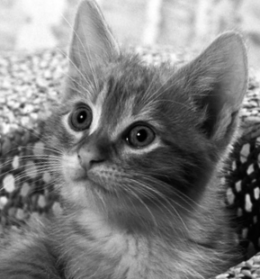
//> input picture data/inverse_lk_flow/cat_src.png, 260 x 279 px
$ ./inverse_compositional_test   (built with g++ and OpenCV 4)
//> lines starting //> are read from the running program, lines starting //| are printed output that depends on the picture
#include <Eigen/Core>
#include <Eigen/Geometry>
#include <iostream>
#include <limits>
#include <stdio.h>
#include <unsupported/Eigen/MatrixFunctions>
#include <vector>

#include <opencv2/core/core.hpp>
#include <opencv2/core/eigen.hpp>
#include <opencv2/highgui/highgui.hpp>
#include <opencv2/imgproc/imgproc.hpp>

// git@github.com:dcanelhas/sim2-alignment.git

#define EPS                                                                    \
  1e-4 // Threshold value on the change in parameters as a termination
       // criteria(中止标准).
#define HUBER_LOSS                                                             \
  0.80 // Huber loss function parameter, to redunce the influence of outliers
       // Huber 损失函数参数，以消除异常值的影响
#define PAUSE_BETWEEN true // should we pause between each image pyramid?

// bilinear interpol for sub pixel
template <class T> T Interpolate(cv::Mat &image, float y, float x) {
  float xd, yd;
  float k1 = modff(x, &xd); // 将x分为整数和小数部分 xd整数 k1小数
  float k2 = modff(y, &yd);
  int xi = int(xd);
  int yi = int(yd);

  int f1 = xi < image.rows - 1; // Check that pixels to the right
  int f2 = yi < image.cols - 1; // and to down direction exist.

  // 获取亚像素(y,x)附近的四个像素
  T px1 = image.at<T>(yi, xi);         // 左上角
  T px2 = image.at<T>(yi, xi + 1);     // 右上角
  T px3 = image.at<T>(yi + 1, xi);     // 左下角
  T px4 = image.at<T>(yi + 1, xi + 1); // 右下角

  // Interpolate pixel intensity.
  // 根据距离权重对四个邻近像素进行加权平均，得到最终的插值结果
  T interpolated_value =
      (1.0 - k1) * (1.0 - k2) * px1 + (f1 ? (k1 * (1.0 - k2) * px2) : 0) +
      (f2 ? ((1.0 - k1) * k2 * px3) : 0) + ((f1 && f2) ? (k1 * k2 * px4) : 0);

  return interpolated_value;
}

/// @brief images alignment via LK flow inverse Compositional
/// @param source seconde image frame
/// @param target first image frame
/// @param max_iterations max iteration number
/// @param transformation output transformation
void Align(cv::Mat &source, cv::Mat &target, int max_iterations,
           Eigen::Matrix3f &transformation) {
  // clang-format off
  // Find the 2-D similarity transform that best aligns the two images (uniform scale, rotation and translation)
  // 找到最能对齐两张图像的 2-D 相似性变换（均匀缩放、旋转和平移）
  cv::Mat debug;

  cv::Mat source_gradient_row;    // Gradient of I in X direction. x(行)方向图像梯度
  cv::Mat source_gradient_col;    // Gradient of I in Y direction. y(列)方向图像梯度
  cv::Mat steepest_descent;       // Steepest descent images. 最速下降图像

  // Here we will store matrices.
  Eigen::Matrix3f W; // Current value of warp W(x,p)
  Eigen::Matrix3f dW; // Warp update.
  Eigen::Vector3f X; // Point in coordinate frame of source. source 图像坐标系中的点
  Eigen::Vector3f Z; // Point in coordinate frame of target. target 图像坐标系中的点

  Eigen::Matrix4f H; // Approximate Hessian. 近似hessian matrix
  Eigen::Vector4f b; // Vector in the right side of the system of linear equations. 线性方程组右侧的 Vector
  Eigen::Vector4f delta_p; // Parameter update value.

  // Create images.
  source_gradient_row = cv::Mat(source.rows, source.cols, CV_32FC1); // source image rows gradient
  source_gradient_col = cv::Mat(source.rows, source.cols, CV_32FC1); // source image cols gradient
  steepest_descent =    cv::Mat(source.rows, source.cols, CV_32FC4); // 4 通道

  //The "magic number" appearing at the end in the following is simply the inverse
  //of the absolute sum of the weights in the matrix representing the Scharr filter.
  cv::Scharr(source, source_gradient_row, -1, 0, 1, 1.0/32.0); // 行方向scharr图像梯度
  cv::Scharr(source, source_gradient_col, -1, 1, 0, 1.0/32.0); // 列方向scharr图像梯度

  H = Eigen::Matrix4f::Zero();
  float h00 = 0.0, h01 = 0.0, h02 = 0.0, h03 = 0.0;
  float h10 = 0.0, h11 = 0.0, h12 = 0.0, h13 = 0.0;
  float h20 = 0.0, h21 = 0.0, h22 = 0.0, h23 = 0.0;
  float h30 = 0.0, h31 = 0.0, h32 = 0.0, h33 = 0.0;

  // estimate source image hessian matrix
  #pragma omp parallel for \
  reduction(+:h00,h01,h02,h03,h10,h11,h12,h13,h20,h21,h22,h23,h30,h31,h32,h33)
  for(int row=0; row<source.rows; row++)//
  {
    #pragma unroll
    for(int col=0; col<source.cols; col++) //
    {
      // Evaluate image gradient 像素梯度
      Eigen::Matrix<float,1,2> image_jacobian;
      image_jacobian << source_gradient_row.at<float>(row,col),
                        source_gradient_col.at<float>(row,col);

      // printf("image jacobian = %f, %f", image_jacobian(0),image_jacobian(1));

      // 定义了图像坐标相对于变换参数（平移 tx、ty，旋转 θ，缩放 s）的导数,这里旋转定为0，缩放定为1
      Eigen::Matrix<float,2,4> warp_jacobian;
      warp_jacobian <<  1, 0 , row,  row,
                        0, 1 , -col, col;

      // 将图像梯度与变换雅可比矩阵相乘，得到当前像素点在变换参数空间中的“最速下降方向”
      Eigen::Vector4f Jacobian = (image_jacobian*warp_jacobian).transpose();

      for(int dim = 0; dim<4; ++dim)
      steepest_descent.at<cv::Vec4f>(row, col)[dim] = Jacobian(dim);

      // 所有像素的 Hpart 累加起来形成整个 Hessian 矩阵
      Eigen::Matrix4f Hpart = Jacobian*Jacobian.transpose(); // 像素的 hessian matrix

      h00+=Hpart(0,0); h01+=Hpart(0,1); h02+=Hpart(0,2); h03+=Hpart(0,3);
      h10+=Hpart(1,0); h11+=Hpart(1,1); h12+=Hpart(1,2); h13+=Hpart(1,3);
      h20+=Hpart(2,0); h21+=Hpart(2,1); h22+=Hpart(2,2); h23+=Hpart(2,3);
      h30+=Hpart(3,0); h31+=Hpart(3,1); h32+=Hpart(3,2); h33+=Hpart(3,3);
    }
  }

//This is the "inverse compositional" method, this means the
// Hessian approximation need only be computed
//once, and remains constant for all iterations(保持不变).

  float alpha = 1e-4;
  H <<
  h00+alpha ,h01      ,h02      ,h03,
  h10       ,h11+alpha,h12      ,h13,
  h20       ,h21      ,h22+alpha,h23,
  h30       ,h31      ,h32      ,h33+alpha;

  W = transformation;

  // Iterate
  int iter=0; // number of current iteration
  while(iter < max_iterations)
  {
    target.copyTo(debug);
    iter++; // Increment iteration counter

    uint pixel_count = 0; // Count of processed pixels 成功匹配的像素数
    float b0=0.0, b1=0.0, b2=0.0, b3=0.0; // 构建线性方程右侧向量b的累加器
    float mean_error = 0.0; // 平均像素误差，反映当前变换的匹配程度

    #pragma omp parallel for \
    reduction(+:mean_error, pixel_count, b0, b1, b2, b3)
    for(int row=0; row<source.rows; row++)
    {
      #pragma unroll
      for(int col=0; col<source.cols; col++)
      {
        // Set vector X with pixel coordinates (u,v,1)
        // 像素在 source 中的坐标
        X = Eigen::Vector3f(row, col, 1.0);
        Z = W*X; // 经过当前变换 W 后，在 target 中的坐标

        float row2 = Z(0);
        float col2 = Z(1);

        // Get the nearest integer pixel coords (u2i;v2i).
        int row2i = int(floor(row2));
        int col2i = int(floor(col2));

        if(row2i>=0 && row2i<target.rows && // check if pixel is inside I.
          col2i>=0 && col2i<target.cols)
        {
          pixel_count++;

          // Calculate intensity of a transformed pixel with sub-pixel accuracy
          // using bilinear interpolation.
          // 使用双线性插值获取目标图像上 (row2, col2) 处的灰度值（因为映射后的坐标可能是浮点数）
          float I2 = Interpolate<float>(target, row2, col2);

          debug.at<float>(row2i,col2i) = source.at<float>(row,col);

          // Calculate image difference D = I(W(x,p))-T(x).
          // 计算源图像和目标图像之间的像素差值（残差）
          float D =  source.at<float>(row, col) -I2;

          // Update mean error value.
          mean_error += fabsf(D);

          // Add a term to b matrix.

          Eigen::Vector4f db;
          db << steepest_descent.at<cv::Vec4f>(row, col)[0],
                steepest_descent.at<cv::Vec4f>(row, col)[1],
                steepest_descent.at<cv::Vec4f>(row, col)[2],
                steepest_descent.at<cv::Vec4f>(row, col)[3];

          // 对残差使用 Huber 损失函数进行加权，抑制异常值的影响
          db *= (fabsf(D) < HUBER_LOSS) ? D : D*HUBER_LOSS/fabsf(D);

          if(!std::isnan(db.dot(db)))
          {
            b0 += db(0);
            b1 += db(1);
            b2 += db(2);
            b3 += db(3);

          }
        }
      }
    }
    std::cout<< "residual:" << mean_error/pixel_count << "\n";

    cv::imshow("Debug", debug);
    cv::waitKey(24);

    b = Eigen::Vector4f(b0,b1,b2,b3);

    // Lucas-Kanade 20 Years On: A Unifying Framework 对应式子(51) G-N 增量方程
    // 利用之前计算好的 Hessian 矩阵 H 和当前的 b 向量，求解参数更新量 delta_p
    delta_p = H.ldlt().solve(b);

    Eigen::Matrix2f skew;
    skew << 0.0, -1.0,
            1.0,  0.0;

    // Rodrigues' formula:
    // delta_p = [dx,dy,rotation,scale]
    // 这里旋转轴为 [0,0,1]
    Eigen::Matrix2f R = Eigen::Matrix2f::Identity() + sinf(delta_p(2))*skew +
      (1-cosf(delta_p(2)))*(skew*skew.transpose() - Eigen::Matrix2f::Identity());

    // 构造包含平移、旋转、缩放的 3x3 变换矩阵 [dx,dy,rotation,scale]
    Eigen::Matrix3f T;
    T << R(0,0)+delta_p(3), R(0,1),             delta_p(0),
         R(1,0),            R(1,1)+delta_p(3),  delta_p(1),
            0.0,                          0.0,          1;

    dW = T*W;
    W = dW; // update W

    // Check termination critera.
    if(delta_p.norm()<=EPS)
      {
        transformation = W;
        std::cout << "Terminated in " << iter << " iterations." <<std::endl;
        std::cout<<"transformation:\n"<<transformation<<std::endl;
        return;
      }
  } // iteration
  std::cout << "Maximum iterations reached (" << iter << ")." <<std::endl;
  transformation = W;
  std::cout<<"transformation:\n"<<transformation<<std::endl;
  return;

  // clang-format on
}

int main(int argc, char **argv) {
  // image data copy for github.com:dcanelhas/sim2-alignment.git
  cv::Mat img_src_c =
      cv::imread("./data/inverse_lk_flow/cat_src.png"); // 加了仿射变换后的图
//> img_src_c is the input picture: 279 rows x 260 cols, CV_8UC3; min 0, max 255, mean 128.1
  cv::Mat img_trg_c = cv::imread("./data/inverse_lk_flow/cat.png"); // 原图
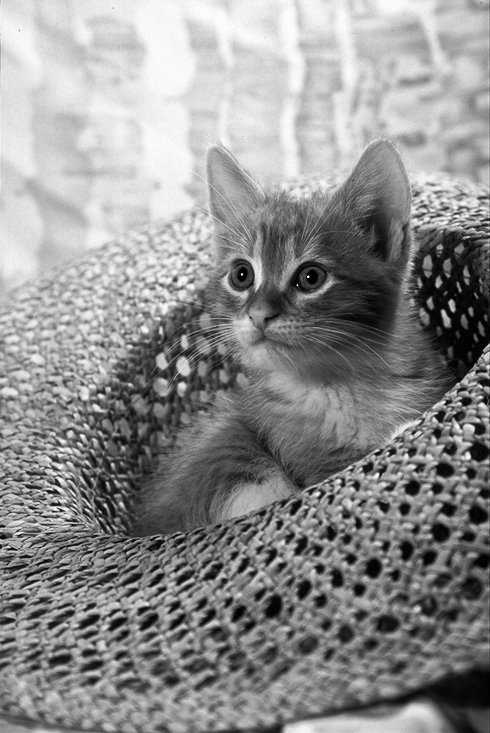
//> input picture data/inverse_lk_flow/cat.png, 490 x 733 px
//> img_trg_c is the input picture: 733 rows x 490 cols, CV_8UC3; min 0, max 255, mean 142.5

  // 为仿射变换提供x y轴偏移的初始猜测

  // lena_src.png lena.png 150 50
  // cameraman_src.png cameraman.png
  // cat_src.png cat.png 160 160

  float x_offset = 160;
  float y_offset = 160;

  // convert images to float representation 图像转为浮点数表示
  cv::Mat img_src_f;
  cv::Mat img_trg_f;
  img_src_c.convertTo(img_src_f, CV_32F);
  img_trg_c.convertTo(img_trg_f, CV_32F);

  // rescale to unit 归一化到255
  img_src_f /= 255;
  img_trg_f /= 255;

  // containers for low-pass filtered imates
  cv::Mat img_src_blur;
  cv::Mat img_trg_blur;

  // Create a scale-space pyramid(创建比例空间金字塔) by low-pass filtering and
  // downsampling all the way to quarter-size images(四分之一图像)

  double sigma =
      0.95; // computed from filter size n=3 in [sigma = 0.3(n/2 - 1) + 0.8]
  cv::GaussianBlur(img_src_f, img_src_blur, cv::Size(3, 3), sigma);
  cv::GaussianBlur(img_trg_f, img_trg_blur, cv::Size(3, 3), sigma);
  cv::Mat img_src_half;
  cv::Mat img_trg_half;
  cv::resize(img_src_blur, img_src_half, cv::Size(0, 0), 0.5, 0.5);
  cv::resize(img_trg_blur, img_trg_half, cv::Size(0, 0), 0.5, 0.5);

  cv::GaussianBlur(img_src_half, img_src_blur, cv::Size(3, 3), sigma);
//> img_src_blur: 140 rows x 130 cols, CV_32FC3
  cv::GaussianBlur(img_trg_half, img_trg_blur, cv::Size(3, 3), sigma);
//> img_trg_blur: 366 rows x 245 cols, CV_32FC3
  cv::Mat img_src_quarter;
  cv::Mat img_trg_quarter;
  cv::resize(img_src_blur, img_src_quarter, cv::Size(0, 0), 0.5, 0.5);
  cv::resize(img_trg_blur, img_trg_quarter, cv::Size(0, 0), 0.5, 0.5);

  cv::GaussianBlur(img_src_quarter, img_src_blur, cv::Size(3, 3), sigma);
//> img_src_blur: 70 rows x 65 cols, CV_32FC3
  cv::GaussianBlur(img_trg_quarter, img_trg_blur, cv::Size(3, 3), sigma);
//> img_trg_blur: 183 rows x 122 cols, CV_32FC3
  cv::Mat img_src_eigth;
  cv::Mat img_trg_eigth;
  cv::resize(img_src_blur, img_src_eigth, cv::Size(0, 0), 0.5, 0.5);
  cv::resize(img_trg_blur, img_trg_eigth, cv::Size(0, 0), 0.5, 0.5);

  // offset 初始的仿射变换猜测
  Eigen::Matrix3f initial_guess;

  // 缩放默认为1/8 金字塔光流从粗到细
  initial_guess << 1.0, 0.0, x_offset / 8, 0.0, 1.0, y_offset / 8, 0, 0, 1;
  std::cout << "W:" << std::endl;
  std::cout << initial_guess << std::endl;

  Align(img_src_eigth, img_trg_eigth, 160, initial_guess);
//> the loop in Align, `for(int row=0; row<source.rows; row++)` made 35 passes
//> after the loop in Align, `for(int row=0; row<source.rows; row++)`: h00 = 3.02; h01 = 0.598; h02 = 51.08; h03 = 63.13; h10 = 0.598; h11 = 2.79; h12 = -52.4; h13 = 67.76; h20 = 51.08; h21 = -52.4; h22 = 2678.2; h23 = -233.6; h30 = 63.13
//> the loop in Align, `while(iter < max_iterations)` made 160 passes
//> (mean_error, b0, b1, b2, b3) on passes 1 to 3: (181.3, 1.48, 1.95, -21.7, 62.93), (172.7, 1.44, 1.78, -16.74, 59.44), (167.4, 1.51, 1.57, -8.45, 56)
//| residual:0.161864
//| residual:0.154205
//| residual:0.149499
//| residual:0.145808
//| residual:0.144019
//| residual:0.143315
//| residual:0.142937
//| residual:0.142743
//> (output is shown up to pass 8 of 160)
//> after the loop in Align, `while(iter < max_iterations)`: iter = 160
//| Maximum iterations reached (160).
//| transformation:
//|     0.3939  0.0553206    31.8697
//| -0.0553206     0.3939    45.0371
//|          0          0          1

#if PAUSE_BETWEEN
  cv::waitKey();
#endif

  initial_guess(0, 2) *= 2;
  initial_guess(1, 2) *= 2;
  Align(img_src_quarter, img_trg_quarter, 80, initial_guess);
//> call 2 of Align, with max_iterations = 80
//> in Align (call 2), `cv::Scharr(source, source_gradient_col, -1, 1, 0, 1.0/32.0);`:
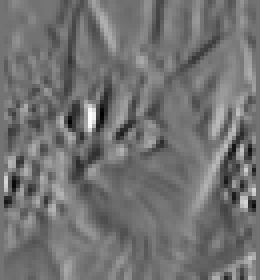
//> source_gradient_col: 70 rows x 65 cols, CV_32FC3 (shown 4 times larger); min -0.237, max 0.287, mean -0.0024; drawn with min black and max white
//> the loop in Align (call 2), `for(int row=0; row<source.rows; row++)` made 70 passes
//> the loop in Align (call 2), `while(iter < max_iterations)` made 80 passes
//| residual:0.154524
//| residual:0.158424
//| residual:0.159809
//| residual:0.160642
//| residual:0.160673
//| residual:0.164589
//| residual:0.166328
//| residual:0.167225
//> (output is shown up to pass 8 of 80)
//| Maximum iterations reached (80).
//| transformation:
//|   0.390298  0.0861739    63.6716
//| -0.0861739   0.390298    91.6781
//|          0          0          1

#if PAUSE_BETWEEN
  cv::waitKey();
#endif

  initial_guess(0, 2) *= 2;
  initial_guess(1, 2) *= 2;
  Align(img_src_half, img_trg_half, 40, initial_guess);
//> call 3 of Align, with max_iterations = 40
//> in Align (call 3), `cv::Scharr(source, source_gradient_row, -1, 0, 1, 1.0/32.0);`:
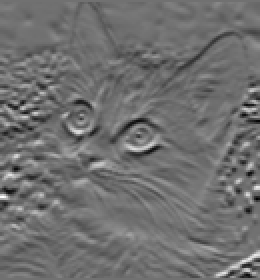
//> source_gradient_row: 140 rows x 130 cols, CV_32FC3 (shown 2 times larger); min -0.245, max 0.307, mean -0.00323; drawn with min black and max white
//> after the loop in Align (call 3), `for(int row=0; row<source.rows; row++)`:
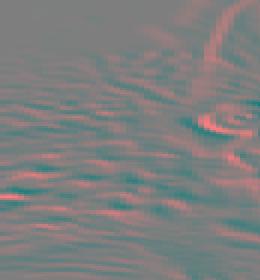
//> steepest_descent: 140 rows x 130 cols, CV_32FC4 (shown 2 times larger); mean B, G, R, A 0, 0, -0.1, -0.5; drawn with min black and max white
//> the loop in Align (call 3), `while(iter < max_iterations)` made 40 passes
//| residual:0.176435
//| residual:0.177115
//| residual:0.177757
//| residual:0.178344
//| residual:0.178828
//| residual:0.178948
//| residual:0.178743
//| residual:0.178104
//> (output is shown up to pass 8 of 40)
//| Maximum iterations reached (40).
//| transformation:
//|   0.383363  0.0988546    133.974
//| -0.0988546   0.383363     175.83
//|          0          0          1

#if PAUSE_BETWEEN
  cv::waitKey();
#endif

  initial_guess(0, 2) *= 2;
  initial_guess(1, 2) *= 2;
  Align(img_src_f, img_trg_f, 20, initial_guess);
//> call 4 of Align, with max_iterations = 20
//> in Align (call 4), `cv::Scharr(source, source_gradient_row, -1, 0, 1, 1.0/32.0);`:
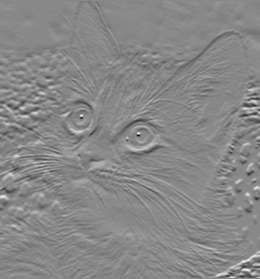
//> source_gradient_row: 279 rows x 260 cols, CV_32FC3; min -0.363, max 0.315, mean -0.00163; drawn with min black and max white
//> after the loop in Align (call 4), `for(int row=0; row<source.rows; row++)`:
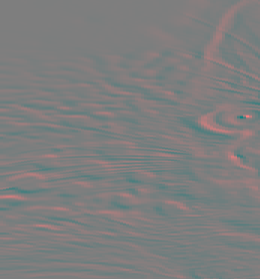
//> steepest_descent: 279 rows x 260 cols, CV_32FC4; mean B, G, R, A 0, 0, -0.1, -0.5; drawn with min black and max white
//> the loop in Align (call 4), `while(iter < max_iterations)` made 20 passes
//| residual:0.197211
//| residual:0.197177
//| residual:0.197166
//| residual:0.197161
//| residual:0.197158
//| residual:0.197155
//| residual:0.197155
//| residual:0.197154
//> (output is shown up to pass 8 of 20)
//> pass 1, in Align (call 4), `cv::imshow("Debug", debug);`:
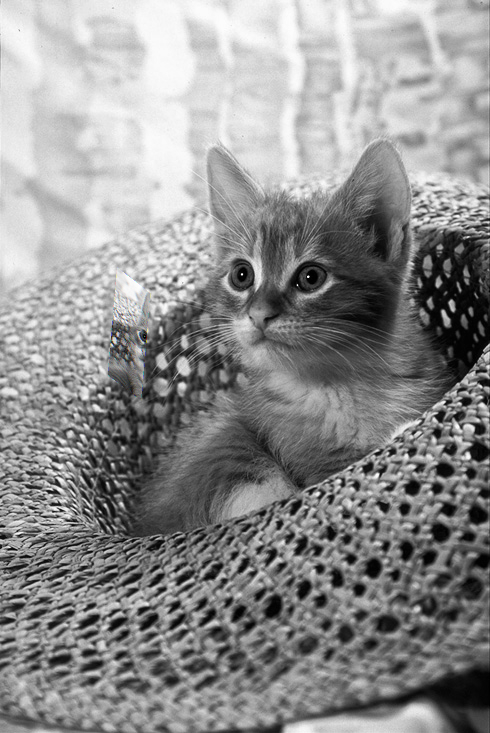
//> window 'Debug': 733 rows x 490 cols, CV_8UC3; mean B, G, R 142.6, 142.6, 142.6
//| Maximum iterations reached (20).
//| transformation:
//|   0.382757  0.0989311     268.08
//| -0.0989311   0.382757    351.909
//|          0          0          1

  cv::waitKey();
  std::cout << initial_guess << std::endl;
//|   0.382757  0.0989311     268.08
//| -0.0989311   0.382757    351.909
//|          0          0          1

  return 0;
}
